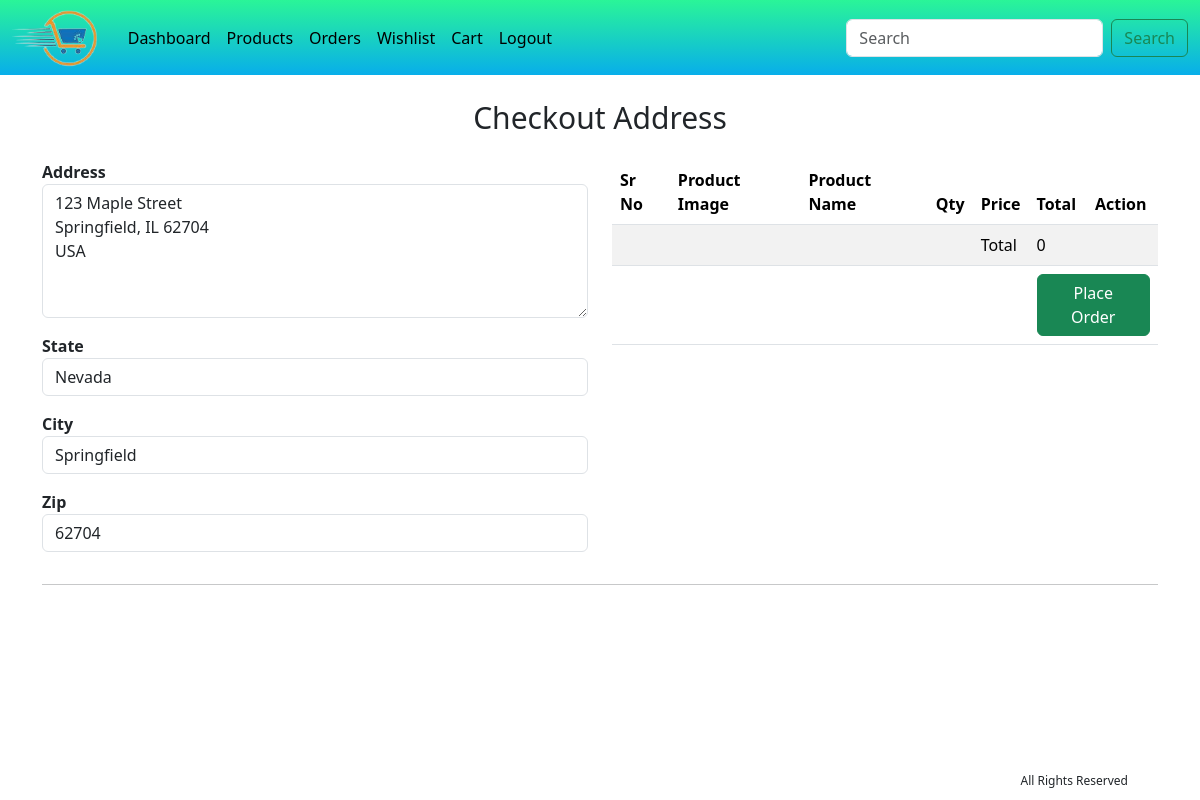
Screenshot of /index.php?page=Checkout (signed in) with the database file from the repository.
### tables this page shows
CREATE TABLE `tbl_address` (
  `address_id` bigint(20) NOT NULL,
  `customer_id` bigint(20) NOT NULL,
  `address` varchar(200) NOT NULL,
  `zip` varchar(200) NOT NULL,
  `state` varchar(200) NOT NULL,
  `city` varchar(200) NOT NULL
);

### database.php (called while the page is built, shortened)
<?php
if (!function_exists('getCustomerAddress')) {
  function getCustomerAddress($conn,$user_id){
    $query = $conn->prepare("select * from tbl_address where customer_id = '$user_id' ");
    $query->execute();
    $result_set = $query->fetchAll(PDO :: FETCH_OBJ);
    return $result_set;
  }
}
?>

### inc/checkout-body.php (the view, shortened to what this page needs)
<?php $session_id = $_SESSION['session_id'];
   $useraddress = getCustomerAddress($conn,$session_id);
   $address      =  "";
   $zip          =  "";
   $state        =  "";
   $city         =  "";
   if(sizeof($useraddress) > 0){
     $address      =  $useraddress[0]->address;
     $zip          =  $useraddress[0]->zip;
     $state        =  $useraddress[0]->state;
     $city         =  $useraddress[0]->city;
   }
   ?>
<div class="container">
   <div class="row">
      <div class="col-md-12" style="text-align:center; padding: 20px 0px 20px 0px">
         <span style="font-weight:100; font-size:30px; ">
         Checkout Address
         </span>
      </div>
   </div>
</div>
<form method="POST">
<div class="container">
   <div class="row">
      <div class="col-md-6">
         <div class="col-md-12 mb-3">
            <label><strong>Address</strong></label>
            <textarea required rows="5" type="text" name="address" class="form-control" ><?php echo $address; ?></textarea>
         </div>
         <div class="col-md-12 mb-3">
            <label><strong>State</strong></label>
            <input required type="text" name="state" class="form-control" value="<?php echo $state;?>">
         </div>
         <div class="col-md-12 mb-3">
            <label><strong>City</strong></label>
            <input required type="text" name="city" class="form-control" value="<?php echo $city;?>">
         </div>
         <div class="col-md-12 mb-3">
            <label><strong>Zip</strong></label>
            <input required type="text" name="zip" class="form-control" value="<?php echo $zip;?>">
         </div>
      </div>
      <div class="col-md-6">
         <table class="table table-striped">
            <thead>
               <tr>
                  <th scope="col">Sr No</th>
                  <th scope="col">Product Image</th>
                  <th scope="col">Product Name</th>
                  <th scope="col">Qty</th>
                  <th scope="col">Price</th>
                  <th scope="col">Total</th>
                  <th scope="col">Action</th>
               </tr>
            </thead>
            <tbody>
               <?php $counter = 1;
                  $totalAmount = 0;
                  ?>
               <tr>
                  <td>&nbsp;</td>
                  <td>&nbsp;</td>
                  <td>&nbsp;</td>
                  <td>&nbsp;</td>
                  <td>Total</td>
                  <td><?php echo $totalAmount; ?></td>
                  <td>&nbsp;</td>
               </tr>
               <tr>
                  <td>&nbsp;</td>
                  <td>&nbsp;</td>
                  <td>&nbsp;</td>
                  <td>&nbsp;</td>
                  <td>&nbsp;</td>
                  <td colspan="2"><button name="submit" type="submit"  class="btn btn-success">Place Order</button></td>
               </tr>
            </tbody>
         </table>
      </div>
   </div>
   <hr>
</div>
</form>

### rows the page displays
tbl_address: address "123 Maple Street Springfield, IL 62704 USA", state "Nevada", city "Springfield", zip "62704"

### other values shown
$totalAmount "0"
